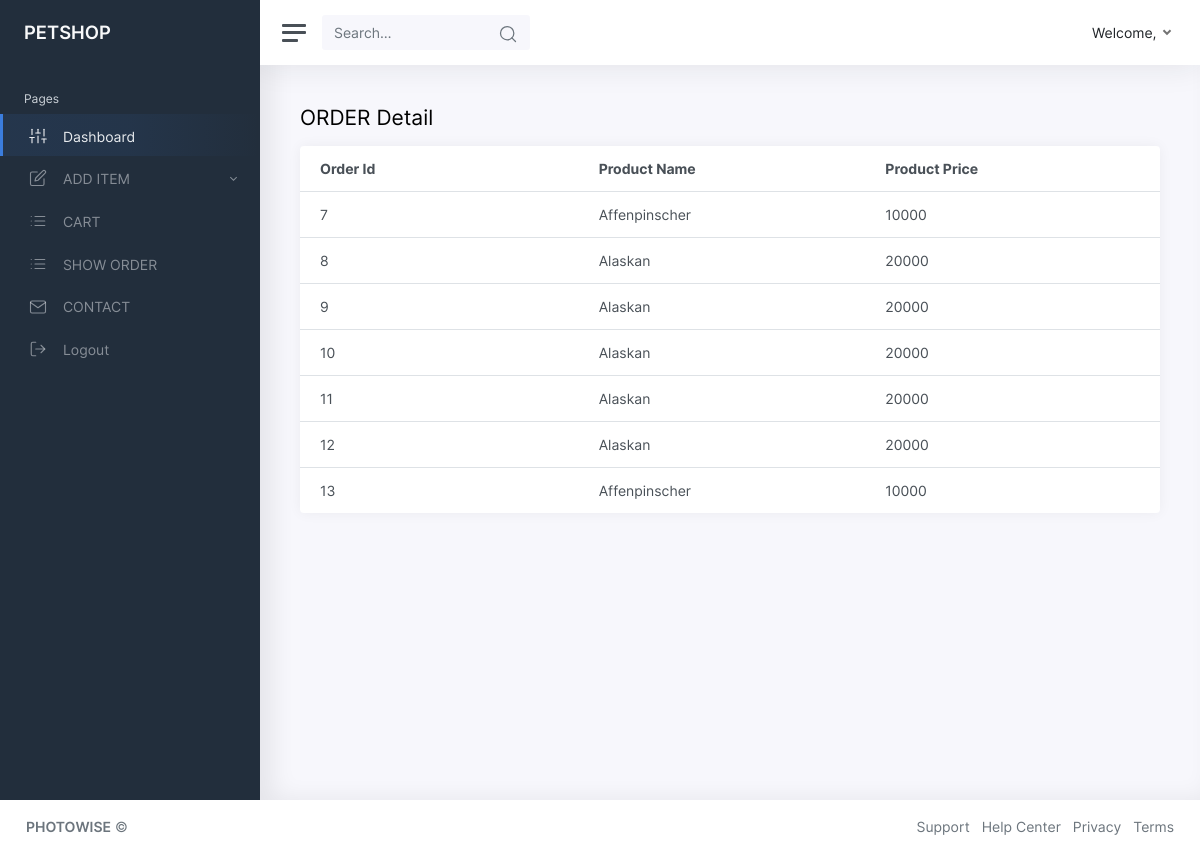
/ADMIN/showallorder.php, run on the app's committed database.
### tables this page shows
CREATE TABLE `product` (
  `id` int(11) NOT NULL,
  `pname` varchar(100) NOT NULL,
  `image` text NOT NULL,
  `price` text NOT NULL
);

CREATE TABLE `order_tbl` (
  `oid` int(11) NOT NULL,
  `pid` int(8) NOT NULL,
  `order_id` text NOT NULL,
  `uid` int(8) NOT NULL,
  `totalitem` int(8) NOT NULL,
  `amount` int(8) NOT NULL,
  `date` date DEFAULT current_timestamp()
);

### ADMIN/showallorder.php (the view, shortened to what this page needs)
<?php
include'connection.php';
$subcat=$obj->query("SELECT * FROM product
INNER JOIN order_tbl ON product.id = order_tbl.pid");
?>
<!DOCTYPE html>
<html lang="en">
<head>
	<link href="css/app.css" rel="stylesheet">
</head>
<body>
	<div class="wrapper">
		<?php
		include'common/sidebar.php';
		?>
		<div class="main">
			<?php
			include'common/header.php';
			?>
			<main class="content">
				 <div class="container-fluid p-0">
					<h1 class="h3 mb-3">ORDER Detail</h1>
				</div>
						<div class="col-12 col-xl-12">
							<div class="card">
								<table class="table">
									<thead>
										<tr>
											<th style="width:20%;">Order Id</th>
											<th style="width:20%">Product Name</th>
											<th style="width:20%">Product Price</th>
										</tr>
									</thead>
									<tbody>
										<?php
										while($row=$subcat->fetch_object())
										{
											?>
											<tr>
												<td><?php echo $row->oid ; ?></td>
												<td><?php echo $row->pname; ?></td>
												<td><?php echo $row->price; ?></td>
										</tr>
										<?php
										 }
										 ?>
									</tbody>
								</table>
							</div>
						</div>
					</div>
				</div>
		<?php include'common/footer.php';?>
</body>
</html>

### data on the page
product: order_tbl.oid "7", pname "Affenpinscher", price "10000", order_tbl.oid "13"
product: order_tbl.oid "8", pname "Alaskan", price "20000", order_tbl.oid "9", order_tbl.oid "10", order_tbl.oid "11", order_tbl.oid "12"
